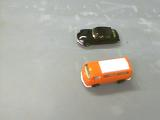
%> input picture dataImages/toycars1.png, 160 x 120 px
$ octave kiemtra_xulyanh.m   (GNU Octave 9; MATLAB toolbox functions it lacks are replaced by stand-ins)
%> lines starting %> are read from the running program, lines starting %| are printed output that depends on the picture
% ??c ?nh màu
image = imread('toycars1.png');
%> image is the input picture: size 120x160x3 uint8; mean R, G, B 173.1, 171.4, 163

% Ki?m tra n?u là ?nh màu
if size(image, 3) ~= 3
    error('?nh ??u vào không ph?i ?nh màu.');
end

% Tách các kênh màu (R, G, B)
R = image(:, :, 1);
G = image(:, :, 2);
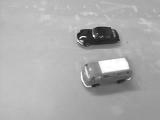
%> G: size 120x160 uint8; min 21, max 255, mean 171.4
B = image(:, :, 3);
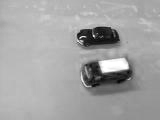
%> B: size 120x160 uint8; min 3, max 255, mean 163

% Hàm cân b?ng l??c ?? th? công
function equalized_channel = manual_hist_equalization(channel)
    % Tính histogram
    [counts, ~] = imhist(channel);
%> counts = 256 values, max 865 at index 189, min 0 at index 1, mean 75
    % Tính CDF
    cdf = cumsum(counts) / numel(channel);
%> cdf = 256 values from 0 to 1
    % T?o ánh x? c??ng ?? m?i
    new_values = uint8(255 * cdf);
%> new_values = 256 values from 0 to 255
    % Thay th? các giá tr? pixel b?ng ánh x? m?i
    equalized_channel = new_values(channel + 1);
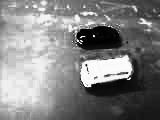
%> equalized_channel: size 120x160 uint8; min 0, max 251, mean 130.2
end

% Cân b?ng t?ng kênh màu
R_eq = manual_hist_equalization(R);
G_eq = manual_hist_equalization(G);
%> in manual_hist_equalization (call 2), `[counts, ~] = imhist(channel);`: counts = 256 values, max 967 at index 192, min 0 at index 1, mean 75
%> in manual_hist_equalization (call 2), `equalized_channel = new_values(channel + 1);`:
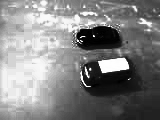
%> equalized_channel: size 120x160 uint8; min 0, max 254, mean 130.2
B_eq = manual_hist_equalization(B);
%> in manual_hist_equalization (call 3), `[counts, ~] = imhist(channel);`: counts = 256 values, max 1020 at index 187, min 0 at index 1, mean 75
%> in manual_hist_equalization (call 3), `equalized_channel = new_values(channel + 1);`:
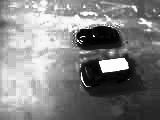
%> equalized_channel: size 120x160 uint8; min 0, max 253, mean 130.2

% Ghép các kênh l?i thành ?nh màu ?ã cân b?ng
equalized_image = cat(3, R_eq, G_eq, B_eq);
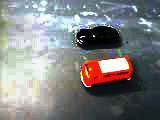
%> equalized_image: size 120x160x3 uint8; mean R, G, B 130.2, 130.2, 130.2

% V? ?nh và l??c ?? tr??c/sau cân b?ng
figure;

% ?nh g?c
subplot(2, 3, 1);
imshow(image);
title('?nh g?c');

% L??c ?? màu g?c
subplot(2, 3, 2);
imhist(R); hold on;
imhist(G);
imhist(B); hold off;
title('L??c ?? màu g?c');

% ?nh sau cân b?ng
subplot(2, 3, 4);
imshow(equalized_image);
title('?nh sau cân b?ng');

% L??c ?? màu sau cân b?ng
subplot(2, 3, 5);
imhist(R_eq); hold on;
imhist(G_eq);
imhist(B_eq); hold off;
title('L??c ?? màu sau cân b?ng');
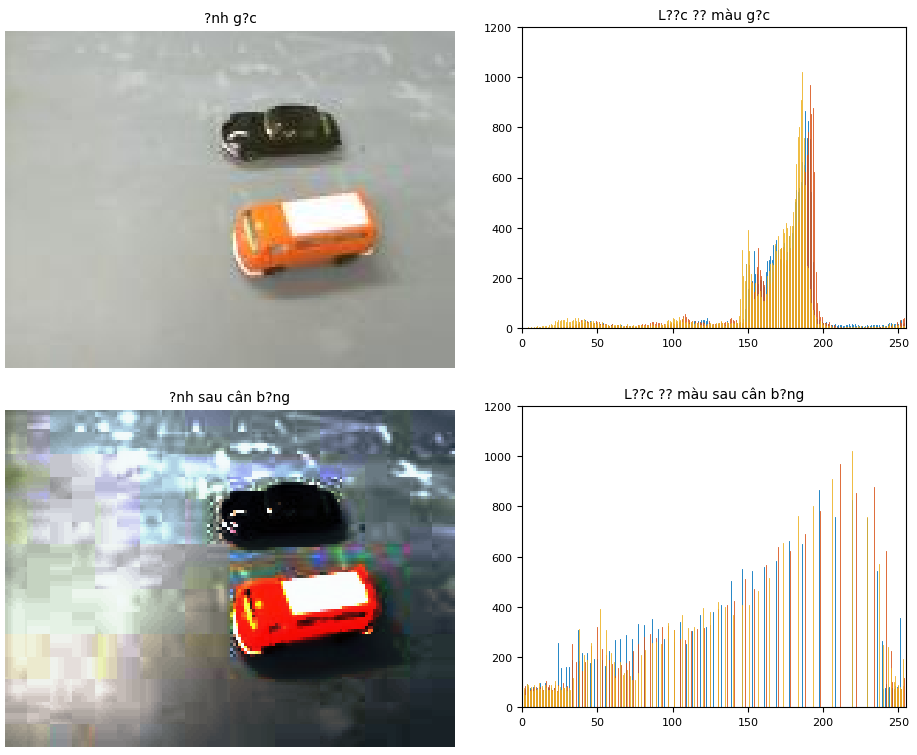
%> figure redrawn from the program's plot data, 4 panels

% L?u ?nh ?ã cân b?ng
imwrite(equalized_image, 'output_equalized_manual.jpg');
disp('?nh màu ?ã cân b?ng l??c ?? ???c l?u thành công.');

$ run again, with dataImages/toycars2.png copied over dataImages/toycars1.png
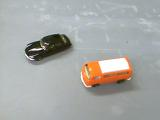
%> input picture dataImages/toycars2.png, 160 x 120 px
%> image is the input picture: size 120x160x3 uint8; mean R, G, B 167.7, 168.8, 166.3
%> counts = 256 values, max 735 at index 185, min 0 at index 1, mean 75
%> cdf = 256 values from 0 to 1
%> new_values = 256 values from 0 to 255
%> counts = 256 values, max 753 at index 191, min 0 at index 1, mean 75
%> in manual_hist_equalization (call 2), `equalized_channel = new_values(channel + 1);`:
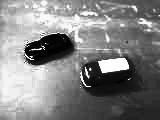
%> equalized_channel: size 120x160 uint8; min 0, max 254, mean 130.1
%> `title('L??c ?? màu sau cân b?ng');`:
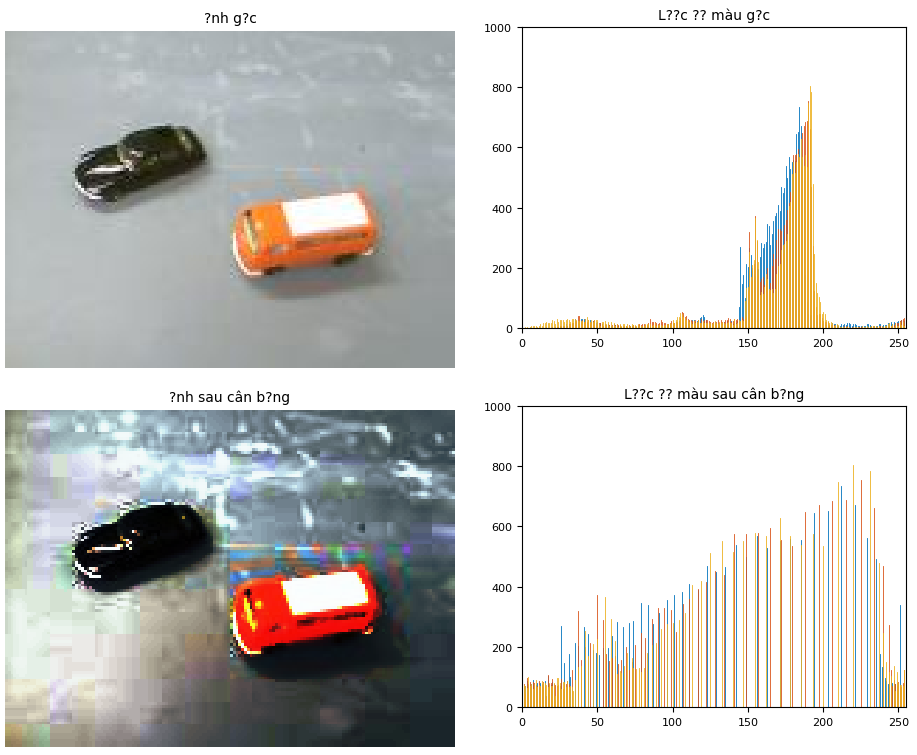
%> figure redrawn from the program's plot data, 4 panels
